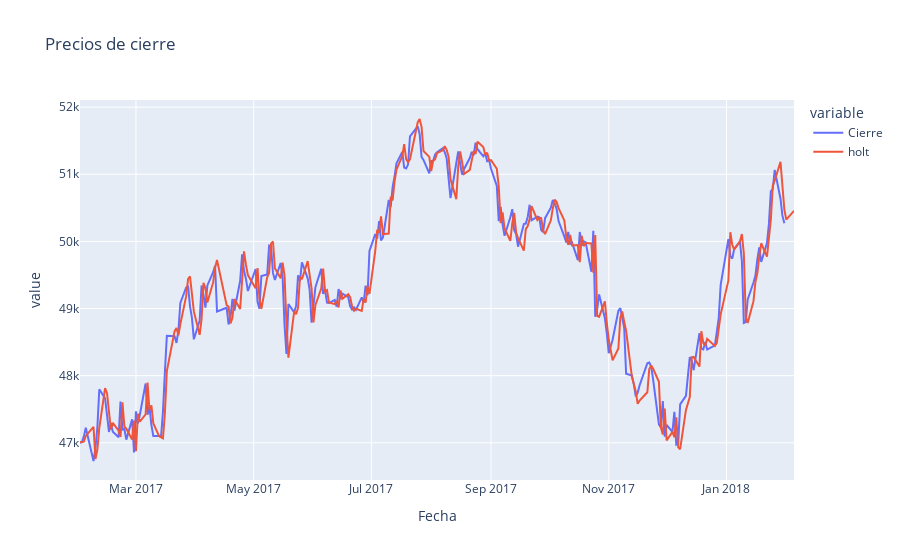

Notebook code cell kept with this figure:
### Code cell
fig = px.line(cierre_holt, x = "Fecha", y = ["Cierre", 'holt'], title = 'Precios de cierre')
fig.show()

### Figure 1 — Plotly figure (JSON) as saved in the notebook; plotly's stock layout.template omitted (floating-point values rounded to 4 significant figures; data arrays with more than 128 entries replaced by an {"elided": "..."} marker saying what was removed)
{"data": [{"hovertemplate": "variable=Cierre<br>Fecha=%{x}<br>value=%{y}<extra></extra>", "legendgroup": "Cierre", "line": {"color": "#636efa", "dash": "solid"}, "marker": {"symbol": "circle"}, "mode": "lines", "name": "Cierre", "orientation": "v", "showlegend": true, "type": "scatter", "x": {"elided": "257 str values"}, "xaxis": "x", "y": {"elided": "257 float values"}, "yaxis": "y"}, {"hovertemplate": "variable=holt<br>Fecha=%{x}<br>value=%{y}<extra></extra>", "legendgroup": "holt", "line": {"color": "#EF553B", "dash": "solid"}, "marker": {"symbol": "circle"}, "mode": "lines", "name": "holt", "orientation": "v", "showlegend": true, "type": "scatter", "x": {"elided": "257 str values"}, "xaxis": "x", "y": {"elided": "257 float values"}, "yaxis": "y"}], "layout": {"autosize": true, "legend": {"title": {"text": "variable"}, "tracegroupgap": 0}, "title": {"text": "Precios de cierre"}, "xaxis": {"anchor": "y", "autorange": true, "domain": [0, 1], "range": ["2017-01-31", "2018-02-05"], "title": {"text": "Fecha"}, "type": "date"}, "yaxis": {"anchor": "x", "autorange": true, "domain": [0, 1], "range": [46450.0, 52110.0], "title": {"text": "value"}, "type": "linear"}}}
